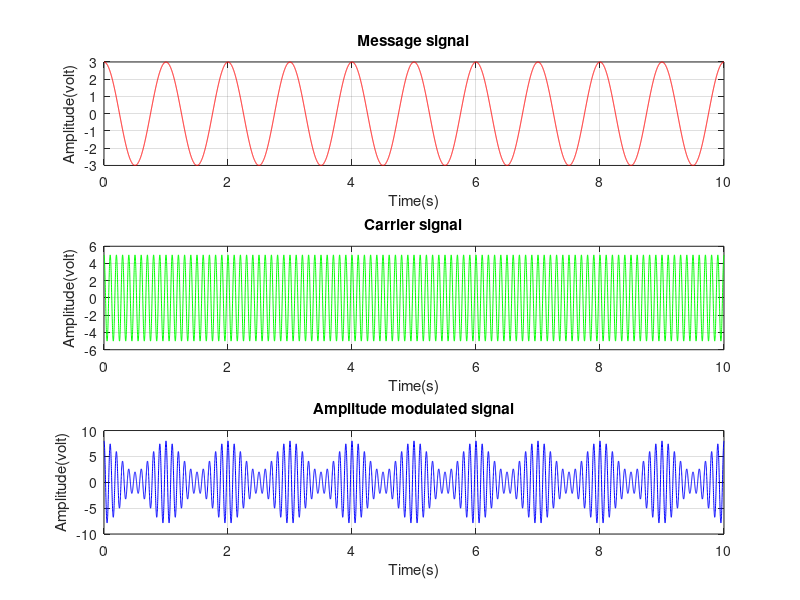

Source code (MATLAB):
clc;
clear all;
close all;
fs=1000;
ts=1/fs;
t=0:ts:10;

Am=3;
Ac=5;
fm=1;
fc=10;
ka=1/Ac;
mu=ka*Am;
Tm=1/fm;
mt=Am.*cos(2*pi*fm*t);
ct=Ac.*cos(2*pi*fc*t);
st=ct.*(1+ka.*mt);

subplot(3,1,1)
plot(t,mt,"r")
xlabel("Time(s)")
ylabel("Amplitude(volt)")
title("Message signal")
grid on;

subplot(3,1,2)
plot(t,ct,"g")
xlabel("Time(s)")
ylabel("Amplitude(volt)")
title("Carrier signal")
grid on

subplot(3,1,3)
plot(t,st,"b")
xlabel("Time(s)")
ylabel("Amplitude(volt)")
title("Amplitude modulated signal")
grid on